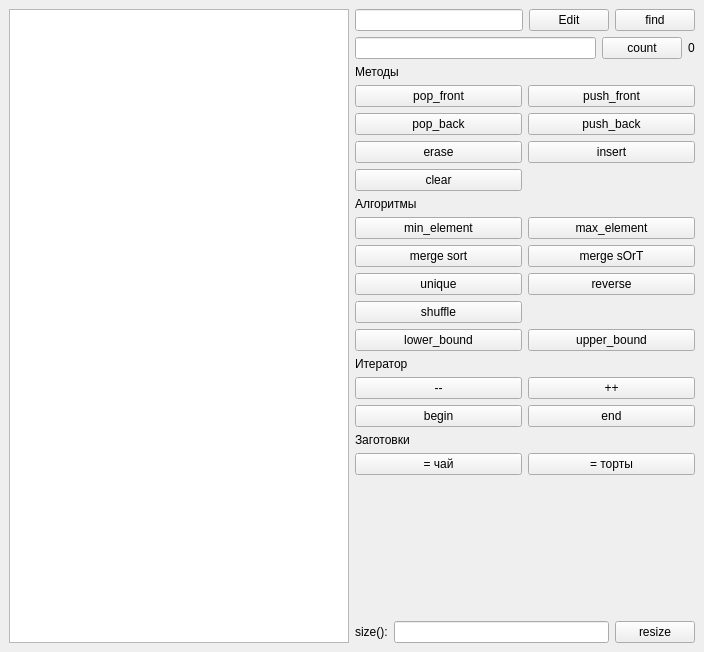
<?xml version="1.0" encoding="UTF-8"?>
<ui version="4.0">
 <class>MainWindow</class>
 <widget class="QMainWindow" name="MainWindow">
  <property name="geometry">
   <rect>
    <x>0</x>
    <y>0</y>
    <width>704</width>
    <height>652</height>
   </rect>
  </property>
  <property name="windowTitle">
   <string>std::vector demo</string>
  </property>
  <widget class="QWidget" name="centralwidget">
   <layout class="QGridLayout" name="gridLayout_4">
    <item row="0" column="0">
     <widget class="QListWidget" name="list_widget"/>
    </item>
    <item row="0" column="1">
     <layout class="QVBoxLayout" name="verticalLayout">
      <item>
       <layout class="QHBoxLayout" name="horizontalLayout_6">
        <item>
         <widget class="QLineEdit" name="txt_elem_content"/>
        </item>
        <item>
         <widget class="QPushButton" name="btn_edit">
          <property name="text">
           <string>Edit</string>
          </property>
         </widget>
        </item>
        <item>
         <widget class="QPushButton" name="btn_find">
          <property name="text">
           <string>find</string>
          </property>
         </widget>
        </item>
       </layout>
      </item>
      <item>
       <layout class="QHBoxLayout" name="horizontalLayout_3">
        <item>
         <widget class="QLineEdit" name="le_count"/>
        </item>
        <item>
         <widget class="QPushButton" name="btn_count">
          <property name="text">
           <string>count</string>
          </property>
         </widget>
        </item>
        <item>
         <widget class="QLabel" name="lbl_count">
          <property name="text">
           <string>0</string>
          </property>
         </widget>
        </item>
       </layout>
      </item>
      <item>
       <widget class="QLabel" name="label_2">
        <property name="text">
         <string>Методы</string>
        </property>
       </widget>
      </item>
      <item>
       <layout class="QGridLayout" name="gridLayout">
        <item row="2" column="0">
         <widget class="QPushButton" name="btn_erase">
          <property name="text">
           <string>erase</string>
          </property>
         </widget>
        </item>
        <item row="1" column="1">
         <widget class="QPushButton" name="btn_push_back">
          <property name="text">
           <string>push_back</string>
          </property>
         </widget>
        </item>
        <item row="2" column="1">
         <widget class="QPushButton" name="btn_insert">
          <property name="text">
           <string>insert</string>
          </property>
         </widget>
        </item>
        <item row="1" column="0">
         <widget class="QPushButton" name="btn_pop_back">
          <property name="text">
           <string>pop_back</string>
          </property>
         </widget>
        </item>
        <item row="3" column="0">
         <widget class="QPushButton" name="btn_clear">
          <property name="text">
           <string>clear</string>
          </property>
         </widget>
        </item>
        <item row="0" column="0">
         <widget class="QPushButton" name="btn_pop_front">
          <property name="text">
           <string>pop_front</string>
          </property>
         </widget>
        </item>
        <item row="0" column="1">
         <widget class="QPushButton" name="btn_push_front">
          <property name="text">
           <string>push_front</string>
          </property>
         </widget>
        </item>
       </layout>
      </item>
      <item>
       <widget class="QLabel" name="label_6">
        <property name="text">
         <string>Алгоритмы</string>
        </property>
       </widget>
      </item>
      <item>
       <layout class="QGridLayout" name="gridLayout_3">
        <item row="3" column="0">
         <widget class="QPushButton" name="btn_shuffle">
          <property name="text">
           <string>shuffle</string>
          </property>
         </widget>
        </item>
        <item row="0" column="0">
         <widget class="QPushButton" name="btn_min_el">
          <property name="text">
           <string>min_element</string>
          </property>
         </widget>
        </item>
        <item row="7" column="1">
         <widget class="QPushButton" name="btn_upper">
          <property name="text">
           <string>upper_bound</string>
          </property>
         </widget>
        </item>
        <item row="1" column="1">
         <widget class="QPushButton" name="btn_merge_sOrT">
          <property name="text">
           <string>merge sOrT</string>
          </property>
         </widget>
        </item>
        <item row="7" column="0">
         <widget class="QPushButton" name="btn_lower">
          <property name="text">
           <string>lower_bound</string>
          </property>
         </widget>
        </item>
        <item row="1" column="0">
         <widget class="QPushButton" name="btn_merge_sort">
          <property name="text">
           <string>merge sort</string>
          </property>
         </widget>
        </item>
        <item row="0" column="1">
         <widget class="QPushButton" name="btn_max_el">
          <property name="text">
           <string>max_element</string>
          </property>
         </widget>
        </item>
        <item row="2" column="0">
         <widget class="QPushButton" name="btn_unique">
          <property name="text">
           <string>unique</string>
          </property>
         </widget>
        </item>
        <item row="2" column="1">
         <widget class="QPushButton" name="btn_reverse">
          <property name="text">
           <string>reverse</string>
          </property>
         </widget>
        </item>
       </layout>
      </item>
      <item>
       <widget class="QLabel" name="label_4">
        <property name="text">
         <string>Итератор</string>
        </property>
       </widget>
      </item>
      <item>
       <layout class="QGridLayout" name="gridLayout_2">
        <item row="0" column="0">
         <widget class="QPushButton" name="btn_dec_iterator">
          <property name="text">
           <string>--</string>
          </property>
         </widget>
        </item>
        <item row="0" column="1">
         <widget class="QPushButton" name="btn_inc_iterator">
          <property name="text">
           <string>++</string>
          </property>
         </widget>
        </item>
        <item row="1" column="0">
         <widget class="QPushButton" name="btn_begin">
          <property name="text">
           <string>begin</string>
          </property>
         </widget>
        </item>
        <item row="1" column="1">
         <widget class="QPushButton" name="btn_end">
          <property name="text">
           <string>end</string>
          </property>
         </widget>
        </item>
       </layout>
      </item>
      <item>
       <widget class="QLabel" name="label_3">
        <property name="text">
         <string>Заготовки</string>
        </property>
       </widget>
      </item>
      <item>
       <layout class="QHBoxLayout" name="horizontalLayout_2">
        <item>
         <widget class="QPushButton" name="btn_tea">
          <property name="text">
           <string>= чай</string>
          </property>
         </widget>
        </item>
        <item>
         <widget class="QPushButton" name="btn_cakes">
          <property name="text">
           <string>= торты</string>
          </property>
         </widget>
        </item>
       </layout>
      </item>
      <item>
       <spacer name="verticalSpacer">
        <property name="orientation">
         <enum>Qt::Orientation::Vertical</enum>
        </property>
        <property name="sizeHint" stdset="0">
         <size>
          <width>20</width>
          <height>40</height>
         </size>
        </property>
       </spacer>
      </item>
      <item>
       <layout class="QHBoxLayout" name="horizontalLayout_4">
        <item>
         <widget class="QLabel" name="label">
          <property name="text">
           <string>size():</string>
          </property>
         </widget>
        </item>
        <item>
         <widget class="QLineEdit" name="txt_size"/>
        </item>
        <item>
         <widget class="QPushButton" name="btn_resize">
          <property name="text">
           <string>resize</string>
          </property>
         </widget>
        </item>
       </layout>
      </item>
     </layout>
    </item>
   </layout>
  </widget>
 </widget>
 <resources/>
 <connections/>
</ui>
